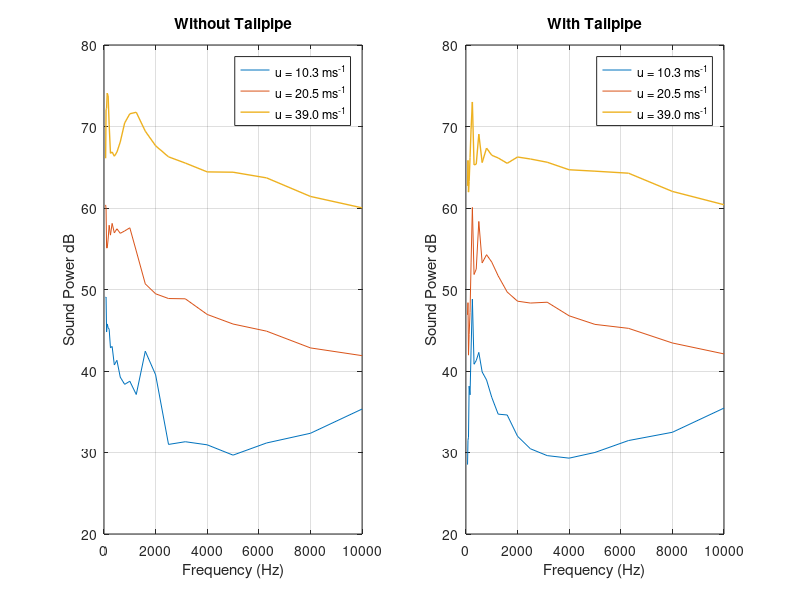
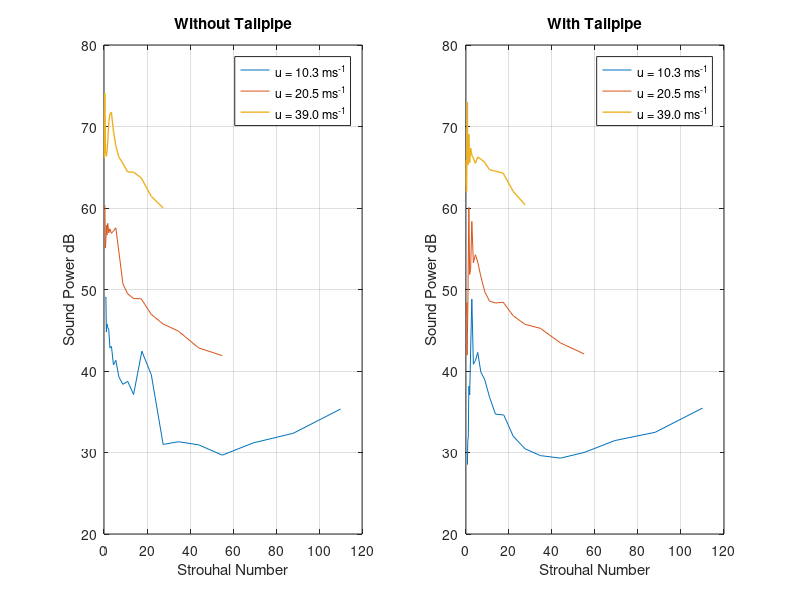
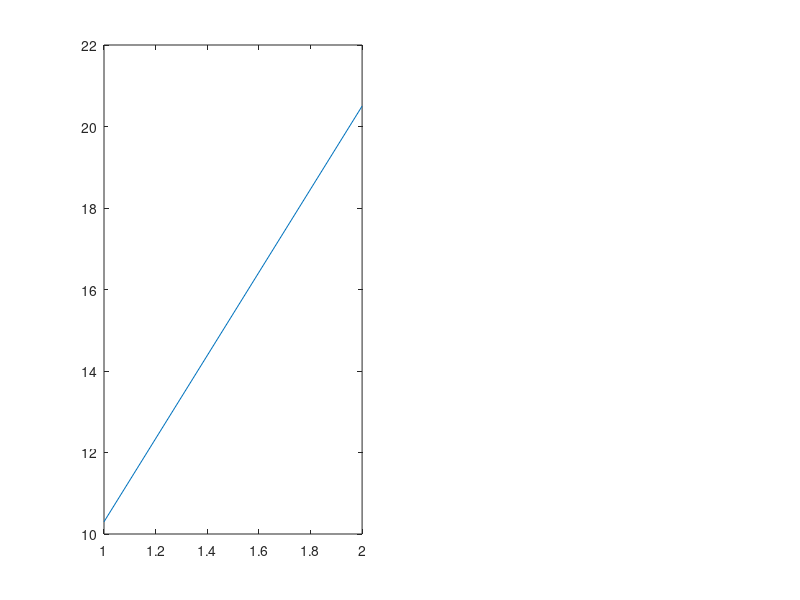

MATLAB code for these plots, in order:
%% Flow Noise Sound Power
clear; clc; close all;

U = [10 20 40];
D = 0.11;

RefSoundSoure = load("RefSoundSource.mat");
spl.Ref = load("SPL_1_3_OCT_RSS1.mat");
spl.u10 = load("SPL_1_3_OCT_woTail_u10.mat");
spl.u20 = load("SPL_1_3_OCT_woTail_u20.mat");
spl.u40 = load("SPL_1_3_OCT_woTail_u40.mat");
splT.u10 = load("SPL_1_3_OCT_wTail_u10.mat");
splT.u20 = load("SPL_1_3_OCT_wTail_u20.mat");
splT.u40 = load("SPL_1_3_OCT_wTail_u40.mat");
frekIndex = (6:28);
Lw.u10 = RefSoundSoure.Ref_Ters(2:end) + spl.u10.SPL_1_3_Oct(frekIndex) -...
        spl.Ref.SPL_1_3_Oct(frekIndex);
Lw.u20 = RefSoundSoure.Ref_Ters(2:end) + spl.u20.SPL_1_3_Oct(frekIndex) -...
        spl.Ref.SPL_1_3_Oct(frekIndex);
Lw.u40 = RefSoundSoure.Ref_Ters(2:end) + spl.u40.SPL_1_3_Oct(frekIndex) -...
        spl.Ref.SPL_1_3_Oct(frekIndex);    
LwT.u10 = RefSoundSoure.Ref_Ters(2:end) + splT.u10.SPL_1_3_Oct(frekIndex) -...
        spl.Ref.SPL_1_3_Oct(frekIndex);
LwT.u20 = RefSoundSoure.Ref_Ters(2:end) + splT.u20.SPL_1_3_Oct(frekIndex) -...
        spl.Ref.SPL_1_3_Oct(frekIndex); 
LwT.u40 = RefSoundSoure.Ref_Ters(2:end) + splT.u40.SPL_1_3_Oct(frekIndex) -...
        spl.Ref.SPL_1_3_Oct(frekIndex);

frek =  RefSoundSoure.Ref_Freq(2:end);
st = frek*D./U;
subplot(1,2,1)
plot(frek,  Lw.u10,frek,  Lw.u20, frek,  Lw.u40, 'linewidth', 1) 
grid on
title 'Without Tailpipe'
xlabel 'Frequency (Hz)'
ylabel 'Sound Power dB'
legend('u = 10.3 ms^{-1}', 'u = 20.5 ms^{-1}', 'u = 39.0 ms^{-1}')
subplot(1,2,2)
plot(frek,  LwT.u10,frek,  LwT.u20, frek,  LwT.u40, 'linewidth', 1) 
grid on
title 'With Tailpipe'
xlabel 'Frequency (Hz)'
ylabel 'Sound Power dB'
legend('u = 10.3 ms^{-1}', 'u = 20.5 ms^{-1}', 'u = 39.0 ms^{-1}')

figure(2)
subplot(1,2,1)
plot(st(:,1),  Lw.u10, st(:,2),  Lw.u20, st(:,3),  Lw.u40, 'linewidth', 1) 
grid on
title 'Without Tailpipe'
xlabel 'Strouhal Number'
ylabel 'Sound Power dB'
legend('u = 10.3 ms^{-1}', 'u = 20.5 ms^{-1}', 'u = 39.0 ms^{-1}')
subplot(1,2,2)
plot(st(:,1),  LwT.u10, st(:,2),  LwT.u20, st(:,3),  LwT.u40, 'linewidth', 1) 
grid on
title 'With Tailpipe'
xlabel 'Strouhal Number'
ylabel 'Sound Power dB'
legend('u = 10.3 ms^{-1}', 'u = 20.5 ms^{-1}', 'u = 39.0 ms^{-1}')

%% SPL vs mean flow speed
figure(3)
subplot(1,2,1)
plot([10.3 20.5])






